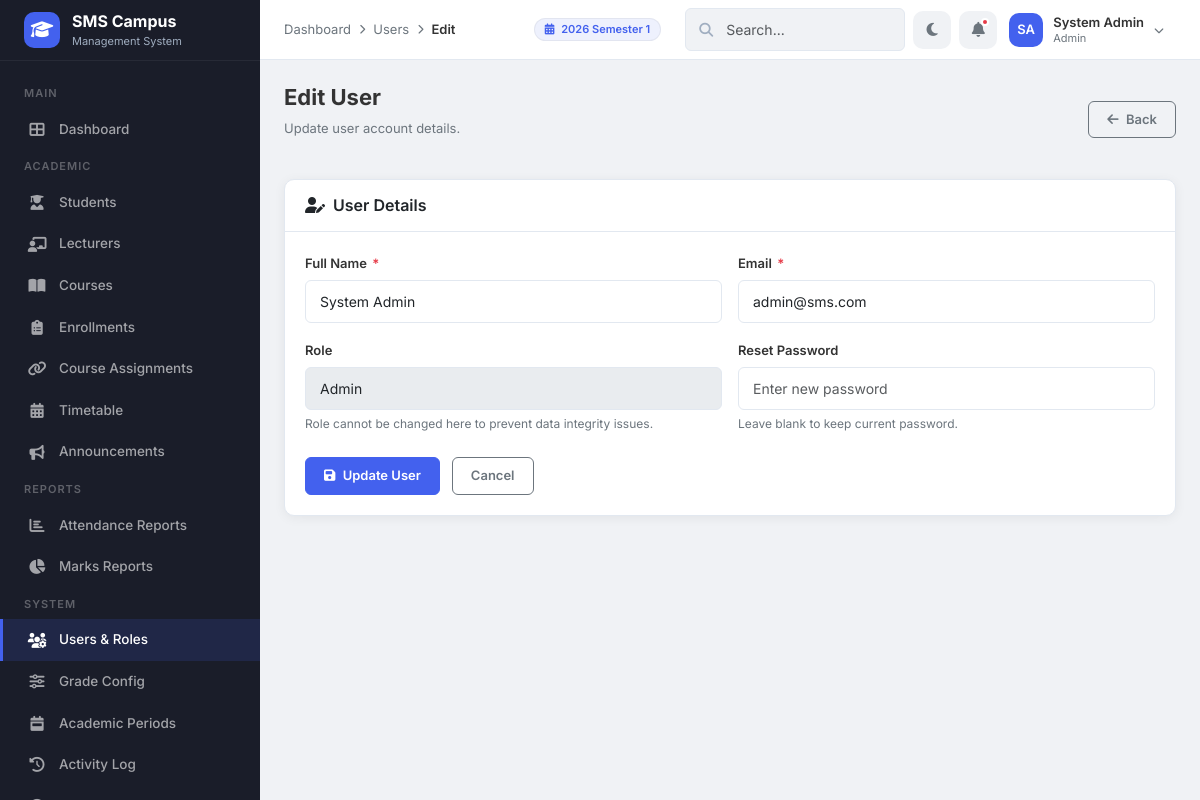
The app's page /modules/users/edit.php?id=1 (signed in) with its own data.
### tables this page shows
CREATE TABLE IF NOT EXISTS `academic_periods` (
    `period_id`  INT(11)      NOT NULL AUTO_INCREMENT,
    `name`       VARCHAR(100) NOT NULL,
    `start_date` DATE         NOT NULL,
    `end_date`   DATE         NOT NULL,
    `is_current` TINYINT(1)   NOT NULL DEFAULT 0,
    PRIMARY KEY (`period_id`)
);

CREATE TABLE IF NOT EXISTS `users` (
    `id`         INT(11)      NOT NULL AUTO_INCREMENT,
    `full_name`  VARCHAR(100) NOT NULL,
    `email`      VARCHAR(100) NOT NULL,
    `password`   VARCHAR(255) NOT NULL,
    `role`       ENUM('admin','lecturer','student') NOT NULL DEFAULT 'student',
    `created_at` TIMESTAMP    NOT NULL DEFAULT CURRENT_TIMESTAMP,
    PRIMARY KEY (`id`),
    UNIQUE KEY `uk_users_email` (`email`)
);

### includes/helpers.php (called while the page is built, shortened)
<?php
function e($value) {
    return htmlspecialchars($value ?? '', ENT_QUOTES, 'UTF-8');
}
?>

### modules/users/edit.php (the view, shortened to what this page needs)
<?php
require_once '../../includes/helpers.php';
require_once '../../config/db.php';
$userId = (int)($_GET['id'] ?? 0);
$stmt = $pdo->prepare("SELECT * FROM users WHERE id = ?");
$stmt->execute([$userId]);
$user = $stmt->fetch();
$full_name = $user['full_name'];
$email     = $user['email'];
$breadcrumbs = [
    ['label' => 'Dashboard', 'url' => '../../dashboards/admin_dashboard.php'],
    ['label' => 'Users', 'url' => 'index.php'],
    ['label' => 'Edit']
];
require_once '../../includes/header.php';
?>
<div class="page-header">
    <div><h1>Edit User</h1><p>Update user account details.</p></div>
    <a href="index.php" class="btn btn-outline-secondary"><i class="fas fa-arrow-left me-1"></i> Back</a>
</div>
<div class="card">
    <div class="card-header"><h6 class="mb-0"><i class="fas fa-user-edit me-2"></i>User Details</h6></div>
    <div class="card-body">
        <form method="POST">
            <div class="row g-3">
                <div class="col-md-6">
                    <label class="form-label">Full Name <span class="required">*</span></label>
                    <input type="text" class="form-control" name="full_name" value="<?php echo e($full_name); ?>" required>
                </div>
                <div class="col-md-6">
                    <label class="form-label">Email <span class="required">*</span></label>
                    <input type="email" class="form-control" name="email" value="<?php echo e($email); ?>" required>
                </div>
                <div class="col-md-6">
                    <label class="form-label">Role</label>
                    <input type="text" class="form-control" value="<?php echo ucfirst($user['role']); ?>" disabled>
                    <div class="form-text">Role cannot be changed here to prevent data integrity issues.</div>
                </div>
                <div class="col-md-6">
                    <label class="form-label">Reset Password</label>
                    <input type="password" class="form-control" name="password" minlength="6" placeholder="Enter new password">
                    <div class="form-text">Leave blank to keep current password.</div>
                </div>
            </div>
            <div class="mt-4">
                <button type="submit" class="btn btn-primary"><i class="fas fa-save me-1"></i> Update User</button>
                <a href="index.php" class="btn btn-outline-secondary ms-2">Cancel</a>
            </div>
        </form>
    </div>
</div>
<?php require_once '../../includes/footer.php'; ?>

### includes/header.php (shortened to what this page needs)
<?php
if (!isset($hideSearch))   $hideSearch  = false;
if (!isset($isLoginPage)) $isLoginPage = false;
$_scriptPath = $_SERVER['SCRIPT_NAME'];
if (strpos($_scriptPath, '/dashboards/') !== false) {
    $assetBase = '../assets/';
} elseif (strpos($_scriptPath, '/modules/') !== false) {
    $assetBase = '../../assets/';
} else {
    $assetBase = 'assets/';
}
if (strpos($_scriptPath, '/dashboards/') !== false) {
    $includeBase = '../includes/';
} elseif (strpos($_scriptPath, '/modules/') !== false) {
    $includeBase = '../../includes/';
} else {
    $includeBase = 'includes/';
}
$userName   = $_SESSION['full_name'] ?? 'User';
$userRole   = $_SESSION['role'] ?? 'guest';
$nameParts  = explode(' ', $userName);
$_initials  = strtoupper(substr($nameParts[0], 0, 1));
if (count($nameParts) > 1) {
    $_initials .= strtoupper(substr(end($nameParts), 0, 1));
}
?>
<!DOCTYPE html>
<html lang="en">
<head>
    <link href="https://cdn.jsdelivr.net/npm/bootstrap@5.3.3/dist/css/bootstrap.min.css" rel="stylesheet">
    <link href="https://cdnjs.cloudflare.com/ajax/libs/font-awesome/6.5.1/css/all.min.css" rel="stylesheet">
    <link href="<?php echo $assetBase; ?>css/style.css" rel="stylesheet">
</head>
<body class="<?php echo $isLoginPage ? 'login-body' : ''; ?>">
<?php if (!$isLoginPage): ?>
    <?php require_once $includeBase . 'sidebar.php'; ?>
    <header class="topbar">
        <div class="topbar-left">
            <?php if (!empty($breadcrumbs)): ?>
            <div class="breadcrumb-nav">
                <?php foreach ($breadcrumbs as $i => $crumb): ?>
                    <?php if ($i > 0): ?><span class="separator"><i class="fas fa-chevron-right"></i></span><?php endif; ?>
                    <?php if (isset($crumb['url'])): ?>
                        <a href="<?php echo $crumb['url']; ?>"><?php echo htmlspecialchars($crumb['label']); ?></a>
                    <?php else: ?>
                        <span class="current"><?php echo htmlspecialchars($crumb['label']); ?></span>
                    <?php endif; ?>
                <?php endforeach; ?>
            </div>
            <?php endif; ?>
        </div>
        <div class="topbar-right">
            <div class="d-none d-md-flex align-items-center me-3" style="font-size: 13px;">
                <?php
                $currentPeriodName = 'No Active Period';
                if (isset($pdo)) {
                    try {
                        $cpStmt = $pdo->query("SELECT name FROM academic_periods WHERE is_current = 1 LIMIT 1");
                        if ($cp = $cpStmt->fetch()) {
                            $currentPeriodName = $cp['name'];
                        }
                    } catch (PDOException $e) {}
                }
                ?>
                <span class="badge" style="background:var(--primary-light); color:var(--primary); padding: 5px 10px; border: 1px solid rgba(0,0,0,0.05);"><i class="fas fa-calendar-alt me-1"></i> <?php echo htmlspecialchars($currentPeriodName); ?></span>
            </div>
            <?php if (!$hideSearch): ?>
            <div class="search-box d-none d-md-block" style="width:220px;">
                <i class="fas fa-search"></i>
                <input type="text" class="form-control form-control-sm" placeholder="Search...">
            </div>
            <?php endif; ?>
            <button class="topbar-icon-btn" id="darkModeToggle" title="Toggle Dark Mode">
                <i class="fas fa-moon"></i>
            </button>
            <button class="topbar-icon-btn" title="Notifications">
                <i class="fas fa-bell"></i>
                <span class="notification-dot"></span>
            </button>
            <div class="dropdown">
                <div class="user-dropdown" data-bs-toggle="dropdown" aria-expanded="false">
                    <div class="avatar-sm"><?php echo $_initials; ?></div>
                    <div class="user-meta d-none d-sm-block">
                        <div class="name"><?php echo htmlspecialchars($userName); ?></div>
                        <div class="role"><?php echo ucfirst($userRole); ?></div>
                    </div>
                    <i class="fas fa-chevron-down" style="font-size:10px; color:var(--text-muted);"></i>
                </div>
            </div>
        </div>
    </header>
    <main class="main-content">
<?php endif; ?>

### records on screen
academic_periods: name "2026 Semester 1"
users: full_name "System Admin", email "admin@sms.com", role "Admin"

### other values on screen
$crumb['label'] "Dashboard"
$crumb['label'] "Users"
$crumb['label'] "Edit"
$_initials "SA"
$userName "System Admin"
$userRole "Admin"
